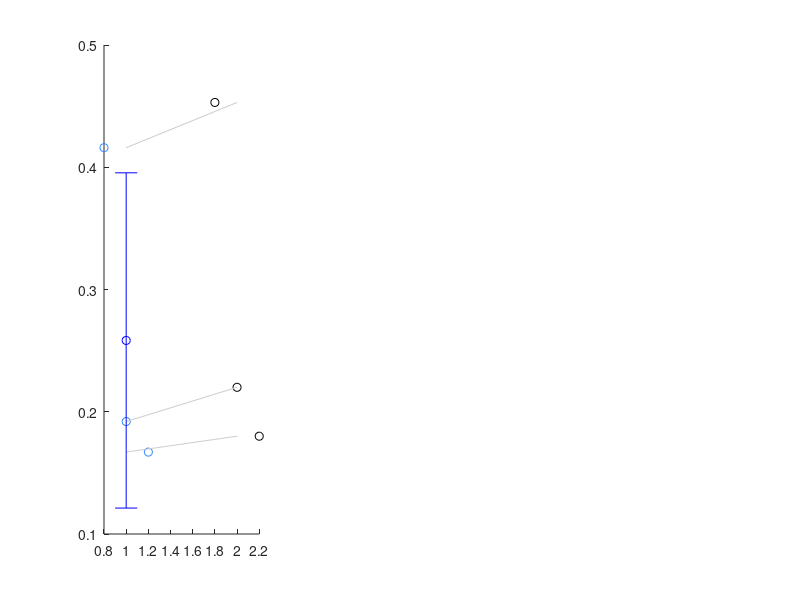

Reproduce this figure in MATLAB. (Note: this script raises an error after producing the figure.)
clear all; close all; clc;


%% put in data (from metadata file)
FFC_470 = [ 0.416	 0.192	 0.167];
FFC_405 = [-0.091	-0.044	-0.046];

doric_470 = [0.453	 0.220	 0.180];
doric_405 = [-0.104	-0.048	-0.048];

% create figure
f1 = figure('color', [1 1 1]); 

subplot(1, 3, 1); hold on;
plot([0.8:0.4./(length(FFC_470)-1):1.2], FFC_470, 'bo', 'color', [51, 133, 255]./255)
plot([1.8:0.4./(length(doric_470)-1):2.2], doric_470, 'ko')
for idx = 1:length(doric_470)
    plot([1 2], [FFC_470(idx) doric_470(idx) ], 'k-', 'color', [0.8, 0.8, 0.8])
end
errorbar(1, mean(FFC_470), std(FFC_470), 'bo', 'LineWidth', 2, 'color', [51, 133, 255]./255)
errorbar(2, mean(doric_470), std(doric_470), 'ko', 'LineWidth', 2)
xlim([0.5 2.5]); ylim([0 0.5]); set(gca, 'XTick', [1, 2], 'XTickLabel', {'FFC', 'CPS'})
ylabel('signal relative to stimulus onset (V)')

subplot(1, 3, 2); hold on;
plot([0.8:0.4./(length(FFC_405)-1):1.2], -FFC_405, 'bo', 'color', [115, 0, 230]./255)
plot([1.8:0.4./(length(doric_405)-1):2.2], -doric_405, 'ko')
for idx = 1:length(doric_405)
    plot([1 2], [-FFC_405(idx) -doric_405(idx) ], 'k-', 'color', [0.8, 0.8, 0.8])
end
errorbar(1, mean(-FFC_405), std(-FFC_405), 'bo', 'LineWidth', 2, 'color', [115, 0, 230]./255)
errorbar(2, mean(-doric_405), std(-doric_405), 'ko', 'LineWidth', 2)
xlim([0.5 2.5]); ylim([0 0.12]); set(gca, 'XTick', [1, 2], 'XTickLabel', {'FFC', 'CPS'})
ylabel('signal relative to stimulus onset (-V)')


subplot(1, 3, 3); hold on;

plot([0.8:0.4./(length(doric_470)-1):1.2], FFC_470./doric_470, 'ko', 'color', [51, 133, 255]./255); 
errorbar(1, mean(FFC_470./doric_470), std(FFC_470./doric_470), 'ko-', 'LineWidth', 2, 'color', [51, 133, 255]./255)

plot([1.8:0.4./(length(doric_405)-1):2.2], FFC_405./doric_405, 'ko', 'color', [115, 0, 230]./255); 
errorbar(2, mean(FFC_405./doric_405), std(FFC_405./doric_405), 'ko-', 'LineWidth', 2, 'color', [115, 0, 230]./255)

plot([0.3 2.7], [1 1], 'k--')
xlim([0.3 2.7]); ylim([0 1])
set(gca, 'XTick', [1, 2], 'XTickLabel', {'FFC', 'doric'});
ylabel('FFC/CPS')

